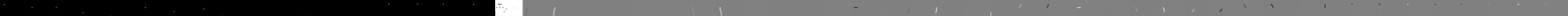
#> input picture output_heatmaps_folder/COCO_val2014_000000000459_heatmaps.png, 37392 x 368 px, given in place of woman.jpg, which was not available (shown at 1/24 size); the run also reads 1 picture not shown here
$ jupyter execute --allow-errors heatmap.ipynb   (shell and % lines are left out)   (older library calls are emulated)   (text cells are left out)
#> lines starting #> are read from the running program, lines starting #| are printed output that depends on the picture; pictures that were not available may be replaced by others from this repository, and a replacement may not be noted
[cell 1]
from scipy import misc
from scipy import ndimage
import matplotlib.pyplot as plt
import numpy as np

import json
from pprint import pprint
import math

[cell 2]
OPENPOSE_ROOT = '/home/albert/openpose/'

[cell 3]
img = misc.imread(OPENPOSE_ROOT + '/examples/media/albert/woman.jpg')
heatmap_img = misc.imread(OPENPOSE_ROOT + 'output_heatmaps_folder/woman_heatmaps.png')
render = misc.imread(OPENPOSE_ROOT + 'examples/media/albert/render/woman_rendered.png')
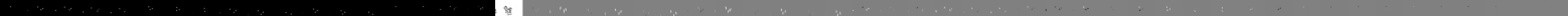
#> input picture output_heatmaps_folder/baseball_heatmaps.png, 37392 x 368 px, given in place of woman_rendered.png, which was not available (shown at 1/24 size)

[cell 4]
plt.imshow(img)
plt.axis('off')
plt.show()

plt.figure(figsize=(30,2))
plt.imshow(heatmap_img, cmap=plt.cm.gray)
plt.axis('off')
plt.show()

[cell 5]
print(img.shape)
#| (368, 37392)
print(heatmap_img.shape)
#| (368, 37392)

[cell 6]
def to_rgb(im):
    # as 1, but we use broadcasting in one line
    w, h = im.shape
    ret = np.zeros((w, h, 3), dtype=np.uint8)
    ret[:, :, :] = im[:, :, np.newaxis]
    return list(ret)

[cell 7]
def subtract_by_min(im):
    return im - im.min()

[cell 8]
def normalize(im):
    return (im * 255.0 / im.max()).astype(np.uint8)

[cell 9]
def maintain_img_bounds(im):
    im_flat = np.emptyim.flatten()

[cell 10]
heatmaps = []
htmp_height = heatmap_img.shape[0]
#> htmp_height = 368
# 57 heatmaps: 18 bodypaf_x[0] + paf_y[0] parts + bkgd + 2 x 19 PAFs
htmp_width = int(heatmap_img.shape[1] / 57);
#> htmp_width = 656

for i in range(0, 57):
    htmp = np.array(to_rgb(heatmap_img[:, i * htmp_width : (i + 1) * htmp_width]))
    htmp_resize = misc.imresize(htmp, float(img.shape[0]) / htmp_height)
    htmp_resize = htmp_resize[:, 0:img.shape[1]]
    heatmaps.append(htmp_resize)
#> this loop made 57 passes
#> pass 1, `htmp = np.array(to_rgb(heatmap_img[:, i * htmp_width : (i + 1) * htmp_..`:
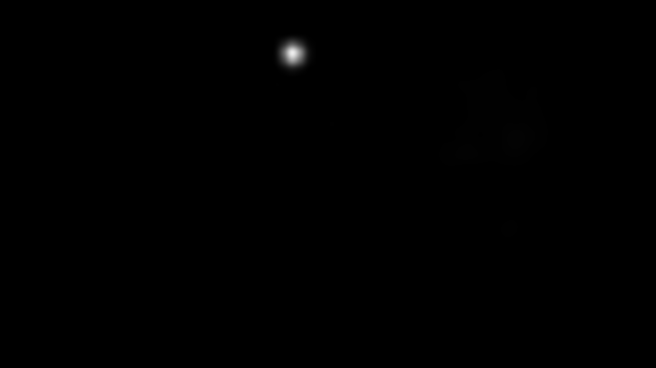
#> htmp: shape (368, 656, 3); min 0, max 237, mean 0.4
#> after the loop, heatmaps = 57 items
    # plt.imshow(heatmaps[-1], cmap=plt.cm.gray)
    # plt.show()

bdy_pt_htmps = heatmaps[0:18]
#> bdy_pt_htmps = 18 items
bkgd = heatmaps[18]
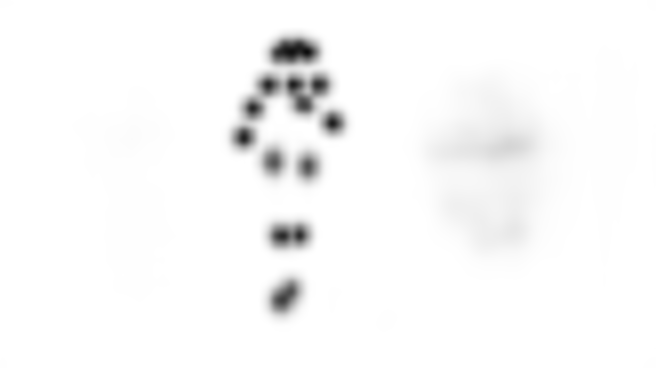
#> bkgd: shape (368, 656, 3); min 13, max 255, mean 249
# Invert background heatmap (use white background instead of black background)
# to produce heatmap with all body parts
all_bdy_pts = [255] - bkgd
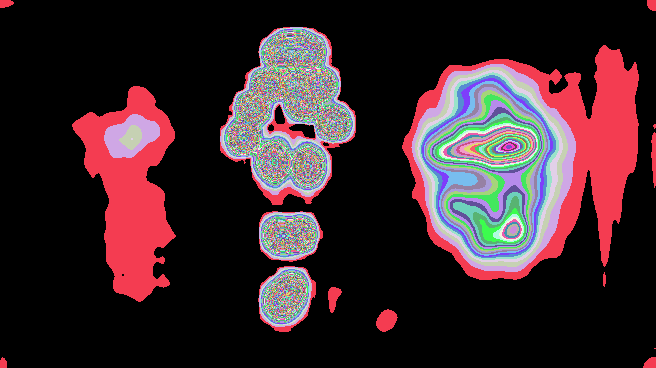
#> all_bdy_pts: shape (368, 656, 3) int64; 242 distinct labels, from 0 to 242; one colour per label, 0 black

pafs = heatmaps[19:]
#> pafs = 38 items

paf_x = [heatmaps[i] for i in range(19, len(heatmaps), 2)]
#> paf_x = 19 items
paf_y = [heatmaps[i] for i in range(20, len(heatmaps), 2)]
#> paf_y = 19 items

paf_comb = [normalize(paf_x[i].astype(np.uint16) + paf_y[i].astype(np.uint16).astype(np.uint16))
            for i in range(len(paf_x))]
#> in normalize, `return (im * 255.0 / im.max()).astype(np.uint8)`:
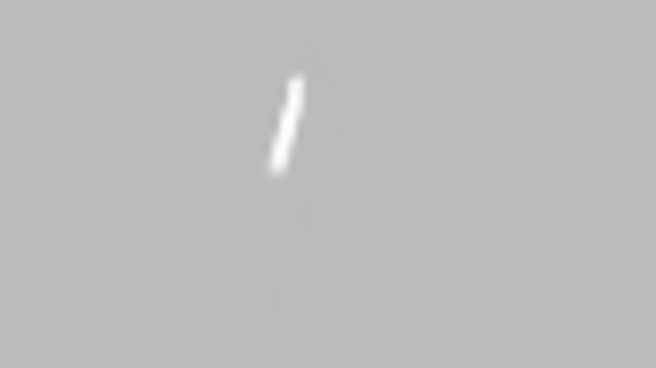
#> returned value: shape (368, 656, 3); min 182, max 255, mean 187.4
#> in normalize (call 2), `return (im * 255.0 / im.max()).astype(np.uint8)`:
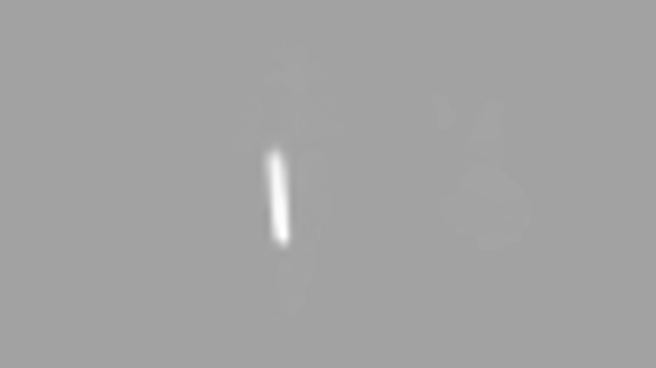
#> returned value: shape (368, 656, 3); min 158, max 255, mean 162.6
#> in normalize (call 7), `return (im * 255.0 / im.max()).astype(np.uint8)`:
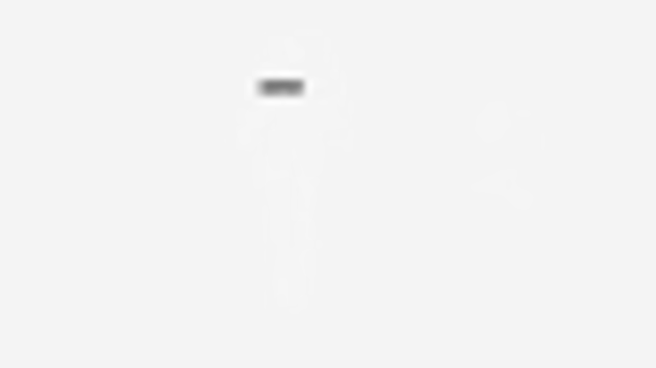
#> returned value: shape (368, 656, 3); min 118, max 255, mean 243.8
#> paf_comb = 19 items

[cell 11]
plt.imshow(bkgd)
plt.show()

[cell 12]
BODY_PARTS = [
    "Nose",
    "Neck",
    "RShoulder",
    "RElbow",
    "RWrist",
    "LShoulder",
    "LElbow",
    "LWrist",
    "RHip",
    "RKnee",
    "RAnkle",
    "LHip",
    "LKnee",
    "LAnkle",
    "REye",
    "LEye",
    "REar",
    "LEar",
    "Bkg",
]

[cell 13]
plt.figure(figsize=(10, 5))

for i in range(len(bdy_pt_htmps)):
    plt.subplot(3, 6, i + 1)
    plt.imshow(bdy_pt_htmps[i])
    plt.title(BODY_PARTS[i])
    plt.axis("off")
#> this loop made 18 passes

plt.show()
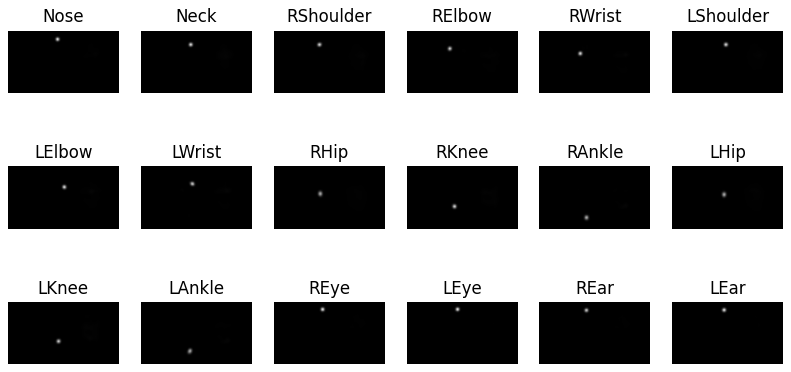
#> figure drawn by matplotlib, 18 panels

[cell 14]
def reduce_radius(im, r_factor):
#     Use dtype=np.uint8, since images are stored as numpy arrays of dtype=np.uint8
#     Otherwise images do not show properly; addition of numpy arrays results
#     in values being cast to the "highest" type
#> called with r_factor = 0.5
    reduced_im = np.floor(im * r_factor).astype(np.uint8)
    return reduced_im

[cell 15]
nose_htmp = bdy_pt_htmps[BODY_PARTS.index("Nose")]
plt.subplot(1, 2, 1)
plt.imshow(nose_htmp)
plt.title("Original")
plt.axis("off")

r_factor = 0.5

plt.subplot(1, 2, 2)
plt.imshow(reduce_radius(nose_htmp, r_factor))
plt.title("r_factor: %s" % r_factor)
plt.axis("off")

plt.show()

#> (a cell that did not finish here is left out)

plt.figure(figsize=(7,7))
plt.imshow(img_with_filter)
plt.show()

[cell 17]
plt.figure(figsize=(10,5), dpi=100)
for i in range(len(paf_comb)):
    plt.subplot(4, 5, i + 1)
    plt.imshow(paf_comb[i])
    plt.axis("off")
#> this loop made 19 passes
plt.show()

[cell 18]
n_pafs = 18
all_pafs = np.zeros(paf_comb[0].shape, dtype=np.uint8)

for i in range(n_pafs):
    all_pafs += paf_comb[i]
#> this loop made 18 passes
#> pass 2, `all_pafs += paf_comb[i]`:
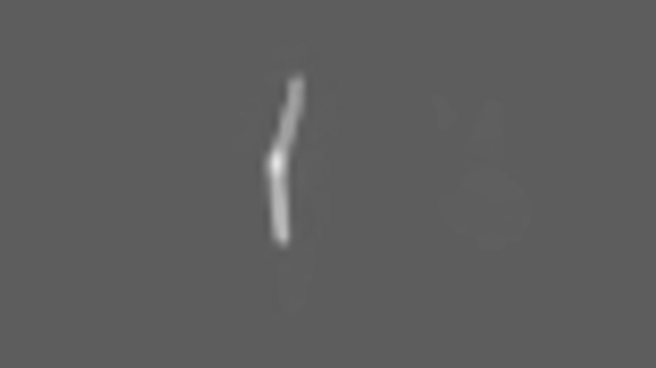
#> all_pafs: shape (368, 656, 3); min 88, max 230, mean 94
#> after the loop:
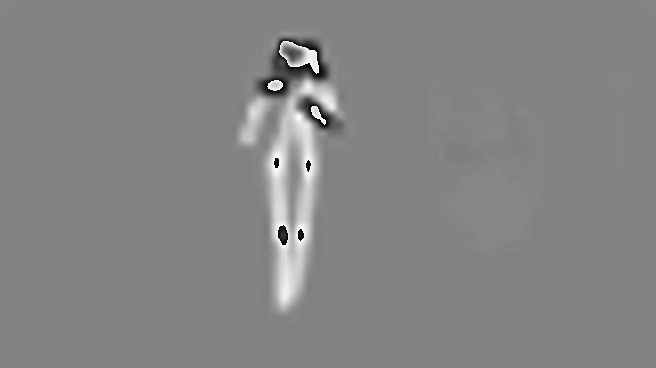
#> all_pafs: shape (368, 656, 3); min 0, max 255, mean 133

print(all_pafs.max())
#| 255
# print(all_pafs[350:500, 0:200])
# all_pafs = normalize(all_pafs)
